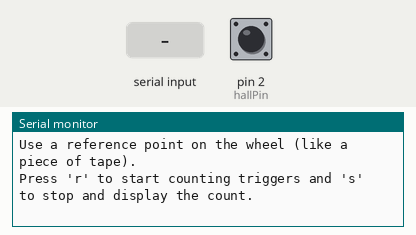
Recording of a sketch running on a simulated Arduino Uno, built with avr-gcc and run on an emulated ATmega328P. Shown: the last lines printed to the serial monitor. The inputs (shaded band) are chosen by the test bench; at power-on: pin 2 (hallPin) HIGH.

Above: at 1.3 s.
1.4 s: "r" received over Serial
At 2.3 s:
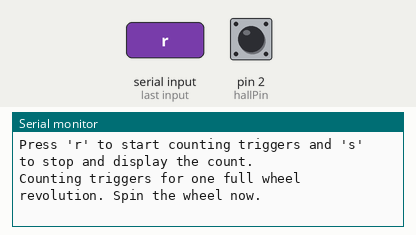
2.9 s: "s" received over Serial
At 3.9 s:
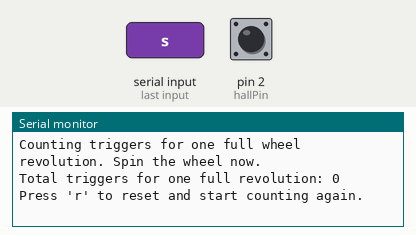

Measured:
- after the input at 1.4 s, the serial monitor: prints a new line at once (image 1)
- after the input at 2.9 s, the serial monitor: prints a new line at once (image 2)

The sketch:

test_triggers_per_revolution.ino
```cpp
const int hallPin = 2;  // Adjust to the pin where your hall sensor is connected

volatile unsigned int triggerCount = 0;  // Counter for number of sensor triggers
volatile unsigned long lastTriggerTime = 0;  // Time of the last valid trigger
const int DEBOUNCE_THRESHOLD_MS = 60;  // Minimum time between triggers to count as valid (in milliseconds)

bool countingRevolution = false;  // Tracks if we're currently counting a revolution

void setup() {
  Serial.begin(9600);  // Open serial communication at a baud rate of 9600
  pinMode(hallPin, INPUT_PULLUP);  // Set hall sensor pin as input with internal pull-up resistor
  attachInterrupt(digitalPinToInterrupt(hallPin), magnet_detect, FALLING);  // Trigger interrupt on falling signal from hall sensor

  Serial.println("Start rotating the wheel to count triggers per revolution.");
  Serial.println("Use a reference point on the wheel (like a piece of tape).");
  Serial.println("Press 'r' to start counting triggers and 's' to stop and display the count.");
}

void loop() {
  // Manually reset the count and start a new revolution by pressing a key in Serial Monitor
  if (Serial.available() > 0) {
    char input = Serial.read();
    if (input == 'r' || input == 'R') {
      triggerCount = 0;  // Reset trigger count
      countingRevolution = true;
      Serial.println("Counting triggers for one full wheel revolution. Spin the wheel now.");
    } else if (input == 's' || input == 'S') {
      countingRevolution = false;
      Serial.print("Total triggers for one full revolution: ");
      Serial.println(triggerCount);
      Serial.println("Press 'r' to reset and start counting again.");
    }
  }
}

// This function is called every time the magnet passes the hall sensor
void magnet_detect() {
  unsigned long currentTime = millis();  // Get the current time in milliseconds

  // Debounce logic: Only count a trigger if enough time has passed since the last trigger
  if (countingRevolution && (currentTime - lastTriggerTime) > DEBOUNCE_THRESHOLD_MS) {
    triggerCount++;  // Increment trigger count each time the sensor is triggered
    lastTriggerTime = currentTime;  // Update the last trigger time to the current time
  }
}
```
